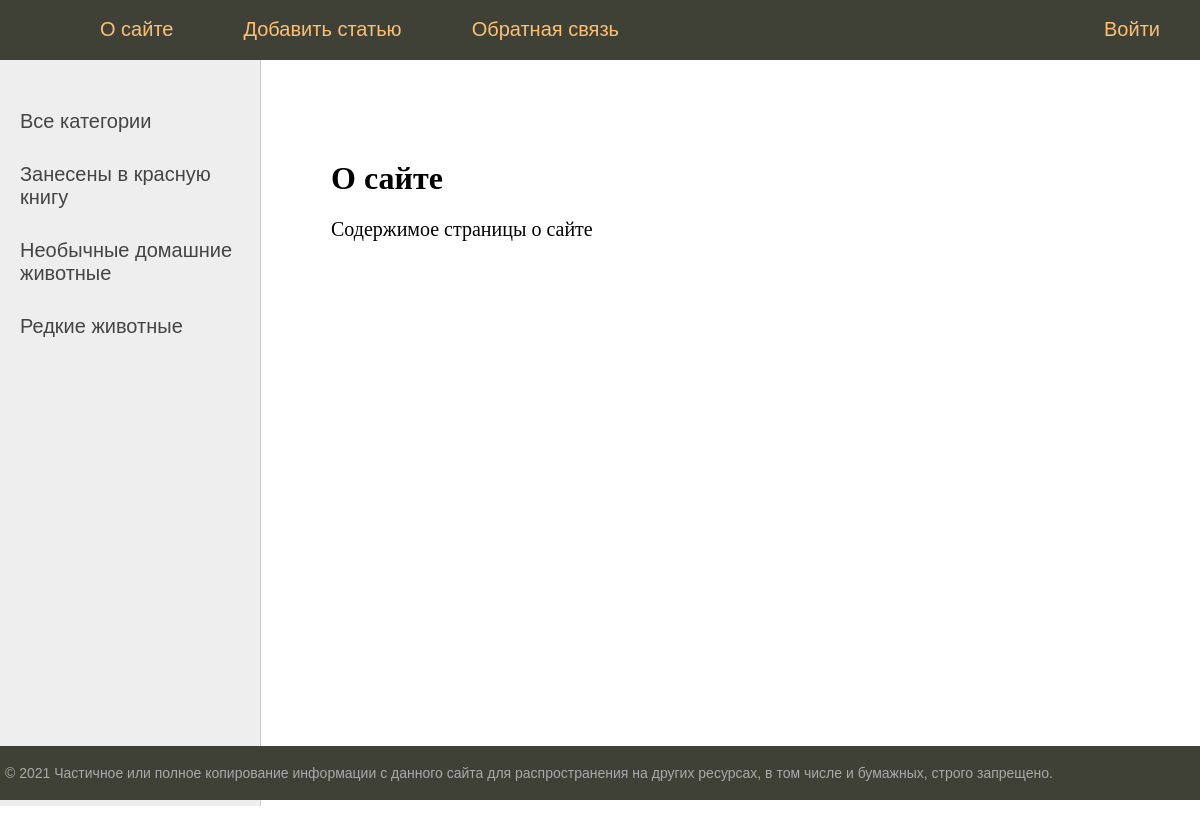
The page /about/ on the database its author committed.
### animals/models.py (models this page shows, shortened)
class Category(models.Model):                                                                 # модель Category, которая представляет категории животных
    name = models.CharField(max_length=100, db_index=True, verbose_name="Категория")
    slug = models.SlugField(max_length=255, unique=True, db_index=True, verbose_name="URL")   # slug - уникальная ссылка на страницу категорий
    def get_absolute_url(self):
        return reverse("category", kwargs={"cat_slug": self.slug})
    class Meta:
        verbose_name = 'Категория'
        verbose_name_plural = 'Категории'
        ordering = ['id']

### animals/views.py (the view)
# urls.py: path("about/", about, name="about"),
def about(request):
    return render(request, "animals/about.html", {"menu": menu, "title": "О сайте"})

### animals/templatetags/animals_tags.py (called while the page is built)
@register.inclusion_tag('animals/list_categories.html')
def show_categories(sort=None, cat_selected=0):
    if not sort:
        cats = Category.objects.all()
    else:
        cats = Category.objects.order_by(sort)
    return {'cats': cats, "cat_selected": cat_selected}

### animals/templates/animals/about.html
{% extends 'animals/base.html' %}
{% block content %}
<h1>{{title}}</h1>
<p> Содержимое страницы о сайте </p>
{% endblock %}

### animals/templates/animals/list_categories.html
{% for c in cats %}
{% if c.pk == cat_selected.pk %}
<li class="selected">{{c.name}}</li>
{% else %}
<li><a href="{{ c.get_absolute_url }}">{{c.name}}</a></li>
{% endif %}
{% endfor %}

### animals/static/animals/css/styles.css (style rules this page uses)
html, body { font-family: 'Arial'; margin: 0; padding: 0; height: 100%; width: 100%; color: #444; }
a { color: #0059b2; text-decoration: none; }
.left-chapters ul li { margin: 30px 0 0 0; color: #999; }
.left-chapters ul li a { color: #444; text-decoration: none; }
.content-text h1 { font-size: 32px; }

### rows shown on the page
Category: name "Занесены в красную книгу"
Category: name "Необычные домашние животные"
Category: name "Редкие животные"

### other values the page prints
{{ m.title }} "О сайте" "Добавить статью" "Обратная связь"
{{ m.title }} "Войти"
{{ title }} "О сайте"
